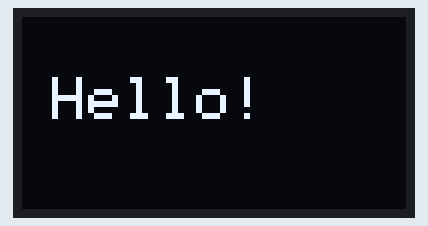
Simulated run of this sketch. Board: ESP32. On the bench: 128×64 one-colour display. What the sketch prints to the serial monitor is not drawn.

Above: at 0.1 s.
At 10.2 s:
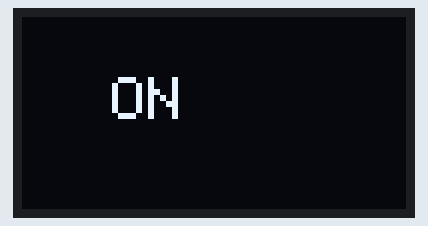
At 10.7 s:
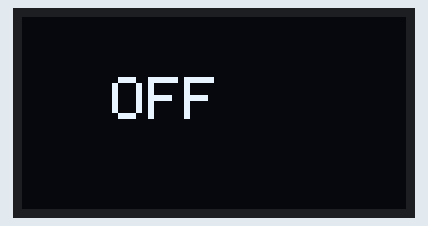

Measured:
- what the display in image 1 shows lasts 0.5 s, from 10.1 s to 10.6 s

The sketch:

test_ssd1315.ino
```cpp
#include <Wire.h>
#include <Adafruit_GFX.h>
#include <Adafruit_SSD1306.h>

#define SCREEN_WIDTH 128
#define SCREEN_HEIGHT 64

// SSD1315/SSD1306 constructor - dùng I2C
Adafruit_SSD1306 display(SCREEN_WIDTH, SCREEN_HEIGHT, &Wire, -1);

// ESP32 pins
#define OLED_SDA 21
#define OLED_SCL 22

void setup() {
  // Khởi động UART
  Serial.begin(115200);
  Serial.println("SSD1315 Test Start");

  // Khởi động I2C đúng chân
  Wire.begin(OLED_SDA, OLED_SCL);

  // Khởi động màn OLED
  if (!display.begin(SSD1306_SWITCHCAPVCC, 0x3C)) {   // 0x3C or 0x3D
    Serial.println("SSD1315 NOT FOUND!");
    while (1);
  }

  Serial.println("SSD1315 Connected!");
  display.clearDisplay();

  // Hiển thị dòng chữ test
  display.setTextSize(2);
  display.setTextColor(SSD1306_WHITE);
  display.setCursor(10, 20);
  display.println("Hello!");
  display.display();
  delay(10000);

  // Demo đơn giản
  display.clearDisplay();
  display.drawRect(0, 0, 128, 64, SSD1306_WHITE);
  display.setCursor(20, 28);
  display.setTextSize(1);
  display.println("SSD1315 OK!");
  display.display();
}

void loop() {
  // Nhấp nháy text
  display.clearDisplay();
  display.setTextSize(2);
  display.setCursor(30, 20);
  display.println("ON");
  display.display();
  delay(500);

  display.clearDisplay();
  display.setCursor(30, 20);
  display.println("OFF");
  display.display();
  delay(500);
}
```
